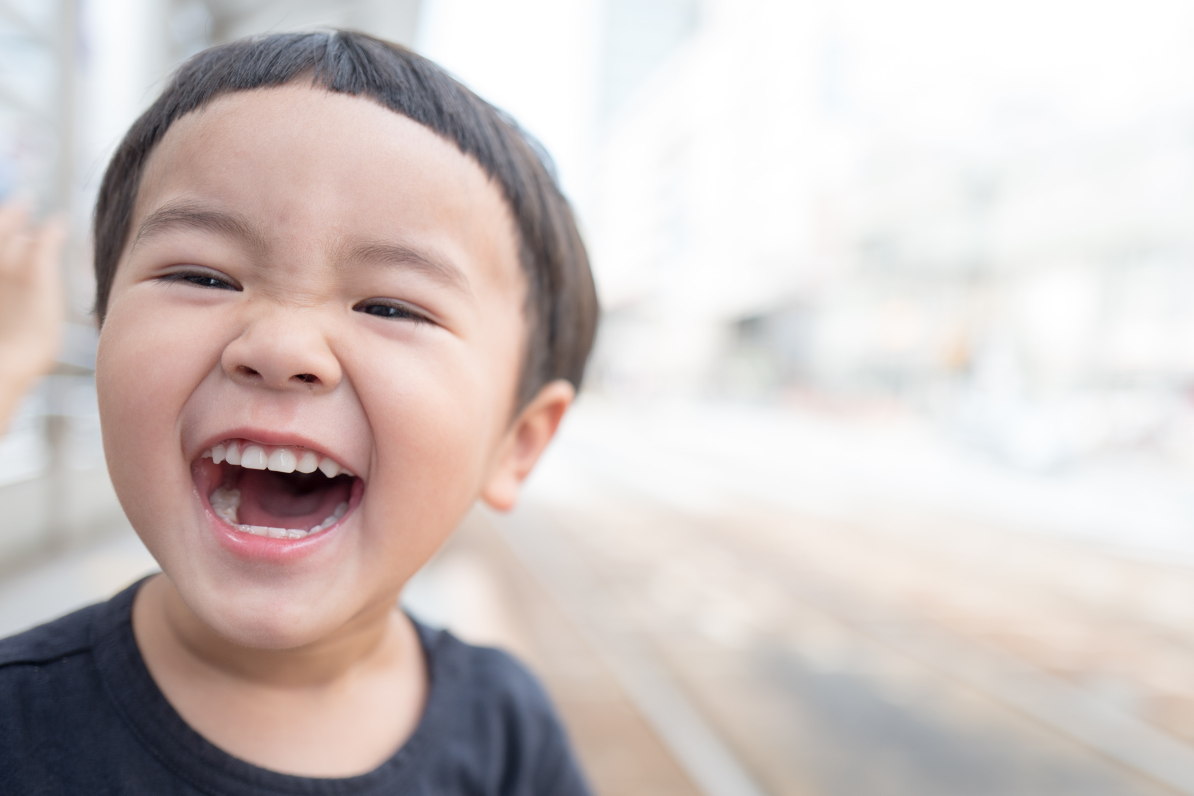
#> input picture OpenCV-Face-Detection-using-HaarCascade/happy-kid.jpg, 4775 x 3183 px (shown at 1/4 size)
$ python face_detect.py
#> lines starting #> are read from the running program, lines starting #| are printed output that depends on the picture; after the words box and inside, x2 and y2 are one past the last pixel; in counts of white or black regions, pixels touching at a corner belong together
#import cv2
import cv2 as cv

#read image
img = cv.imread('happy-kid.jpg')
#> img is the input picture: shape (3183, 4775, 3); mean B, G, R 193.9, 196.3, 206.4
cv.imshow("Kid Image",img)

#read group image
#group = cv.imread('school-boys.jpg')
#cv.imshow("Group of Boys",group)


#function to rescale images
def rescaleFrame(frame,scale=0.2):
#> called with scale = 0.2
    width = int(frame.shape[1]* scale)
#> width = 955
    height = int(frame.shape[0]* scale)
#> height = 636

    dimensions = (width,height)
#> dimensions = (955, 636)

    return cv.resize(frame, dimensions, interpolation=cv.INTER_AREA)
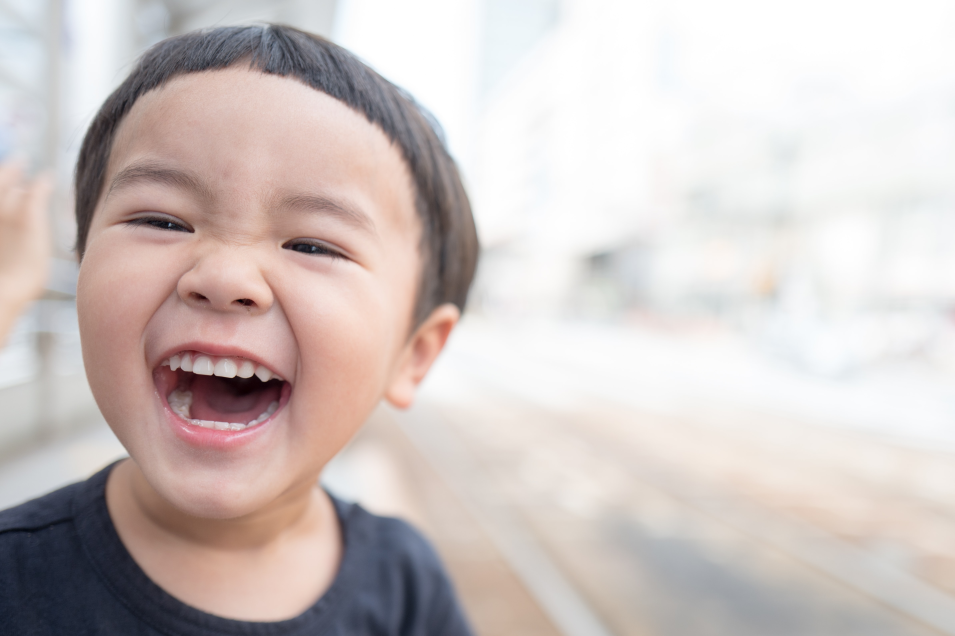
#> returned value: shape (636, 955, 3); mean of channels 0, 1, 2 193.9, 196.3, 206.4; drawn as B, G, R

#rescale image
resized_image = rescaleFrame(img)
cv.imshow("Resized Image",resized_image)

#rescale group image
#resized_image = rescaleFrame(group)
# cv.imshow("Resized Image",resized_image)


#convert Image to Gray
gray = cv.cvtColor(resized_image, cv.COLOR_BGR2GRAY)
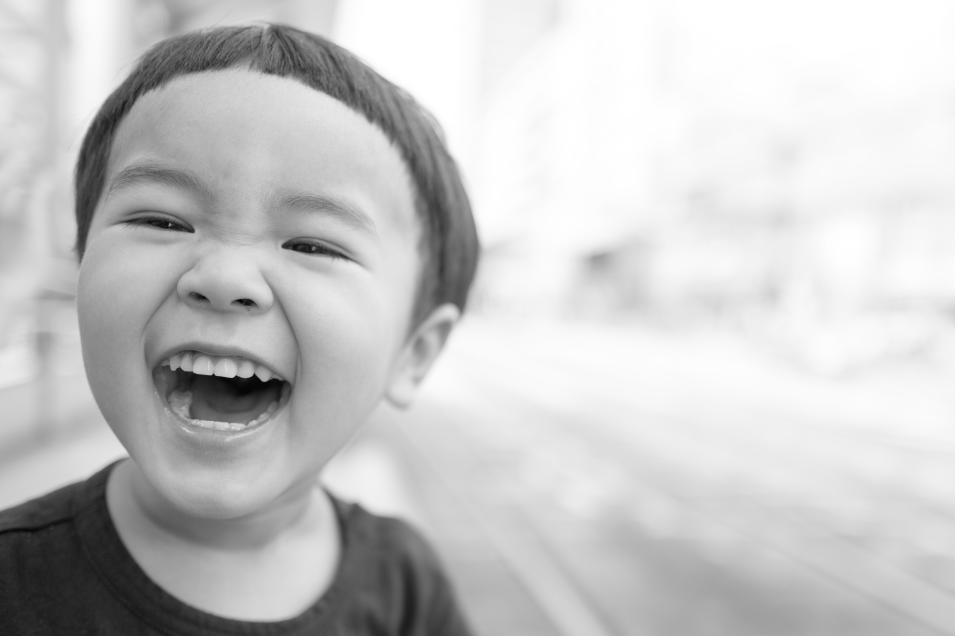
#> gray: shape (636, 955); min 2, max 255, mean 199

#Read Face HaarCascade Classfier
haar_cascade = cv.CascadeClassifier('haar_faces.xml')

#detects the face
face_rect = haar_cascade.detectMultiScale(gray, scaleFactor=1.1,minNeighbors=4)
#> face_rect = [[40, 67, 406, 406]]

#print the number of faces detected
print(f'Number of faces found = {len(face_rect)}')
#| Number of faces found = 1

#To draw a rectangle around each detected face
for (x,y,w,h) in face_rect:
    cv.rectangle(resized_image, (x,y),(x+w,y+h), (0,255,0), thickness=2)
#> this loop made 1 pass
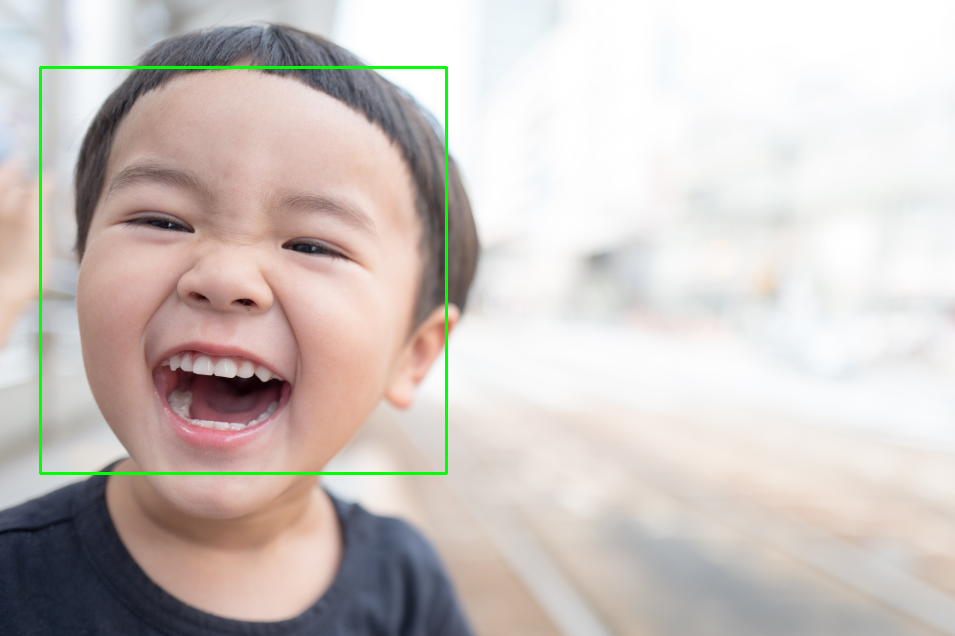
#> resized_image: shape (636, 955, 3); 0.8% of pixels changed, all inside (x1, y1, x2, y2) = (39, 66, 448, 475)


#print final image
cv.imshow('Detected Faces',resized_image)

cv.waitKey(0)
